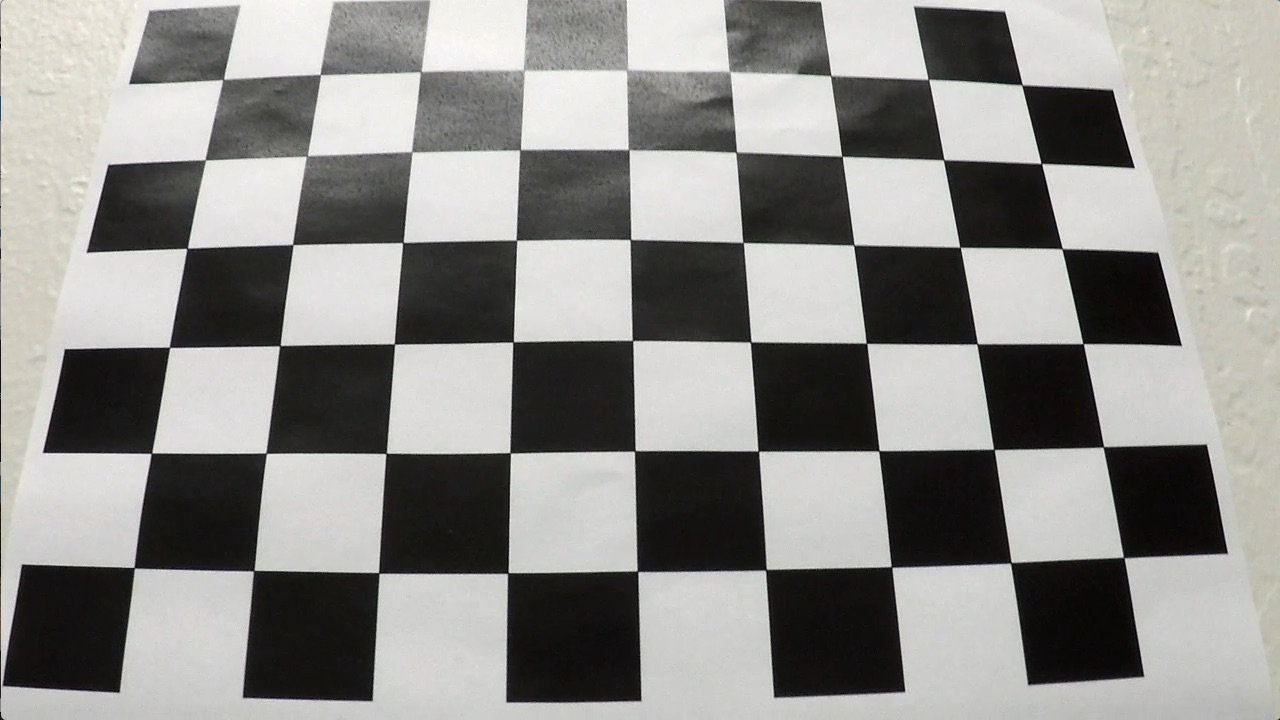
#> input picture camera_cal/calibration3.jpg, 1280 x 720 px
$ python -i main.py   (imports and definitions only)   (older library calls are emulated)
#> lines starting #> are read from the running program, lines starting #| are printed output that depends on the picture; after the words box and inside, x2 and y2 are one past the last pixel; in counts of white or black regions, pixels touching at a corner belong together
import numpy as np
import os
from moviepy.editor import VideoFileClip
import sys
import cv2
import glob
import matplotlib.pyplot as plt
import matplotlib.image as mpimg
from numpy.linalg import inv
import pickle


class Line():
    def __init__(self):
        self.detected = False
        self.X = None
        self.Y = None
        self.base = 0
        self.recent_xfitted = None
        self.radius_of_curvature = None
        self.line_base_pos = None
        self.prev_poly = None
        self.xint = None

    # [77 lines left out: functions find_lane, perspective_transform, not called in this run]

def get_binary_img(img):
    hls = cv2.cvtColor(img, cv2.COLOR_RGB2HLS).astype(np.float)
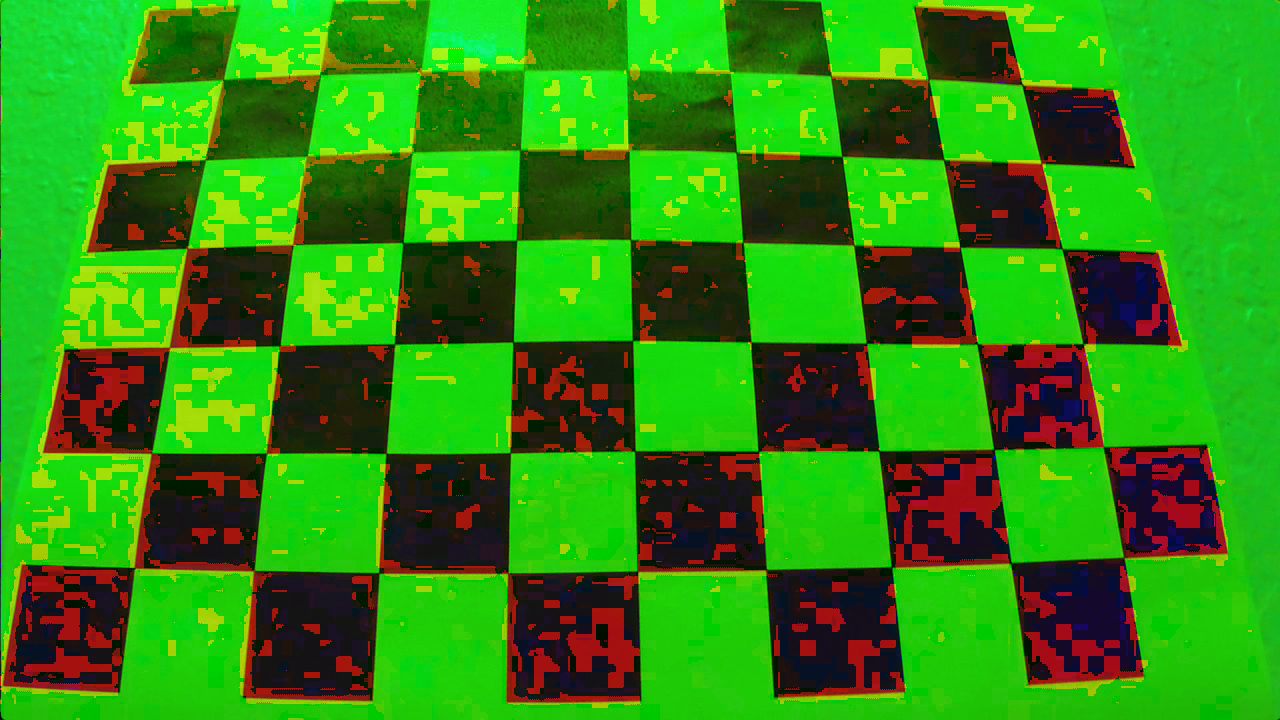
#> hls: shape (720, 1280, 3) float64; mean R, G, B 43.3, 140.2, 15.7

    r_channel = img[:,:,0]
    l_channel = cv2.cvtColor(img, cv2.COLOR_RGB2LUV)[:,:,0]
    s_channel = hls[:,:,2]

    gray = cv2.cvtColor(img, cv2.COLOR_RGB2GRAY)
    gray = cv2.cvtColor(img, cv2.COLOR_RGB2GRAY)

    sobelx = cv2.Sobel(gray, cv2.CV_64F, 1, 0) # Take the derivative in x
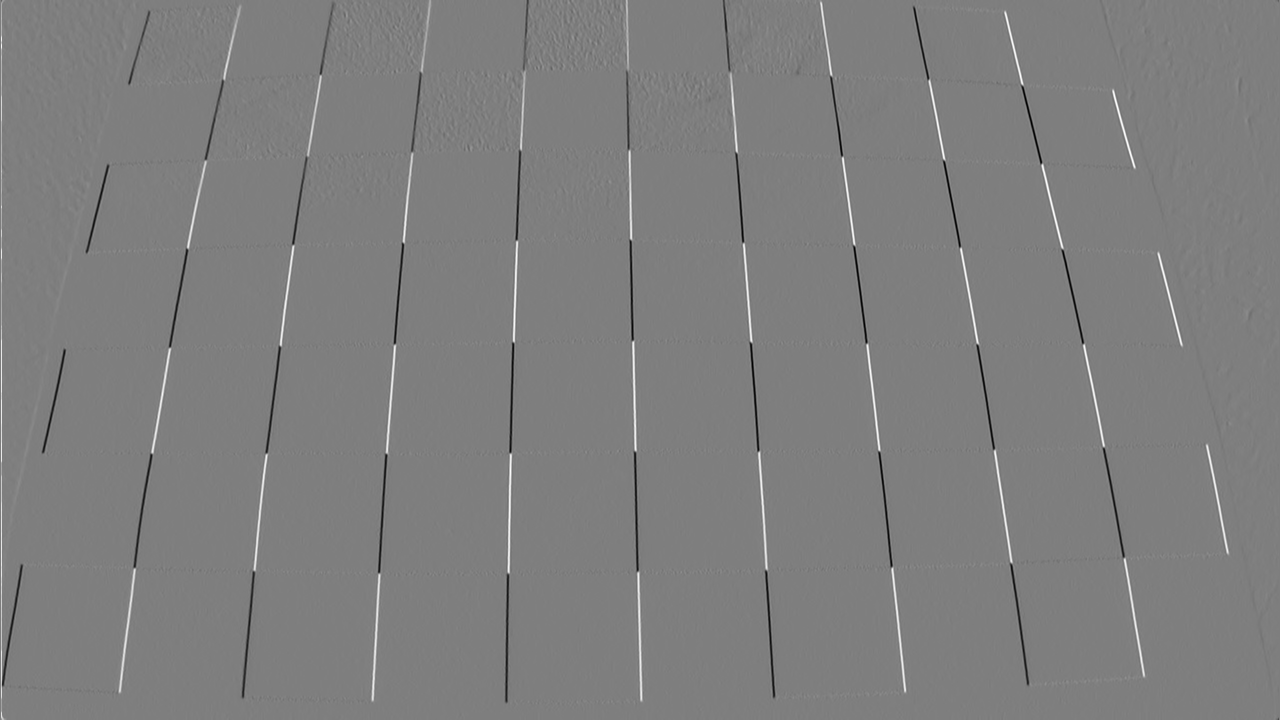
#> sobelx: shape (720, 1280) float64; min -870, max 879, mean 0.3; drawn with min black and max white
    abs_sobelx = np.absolute(sobelx) # Absolute x derivative to accentuate lines away from horizontal
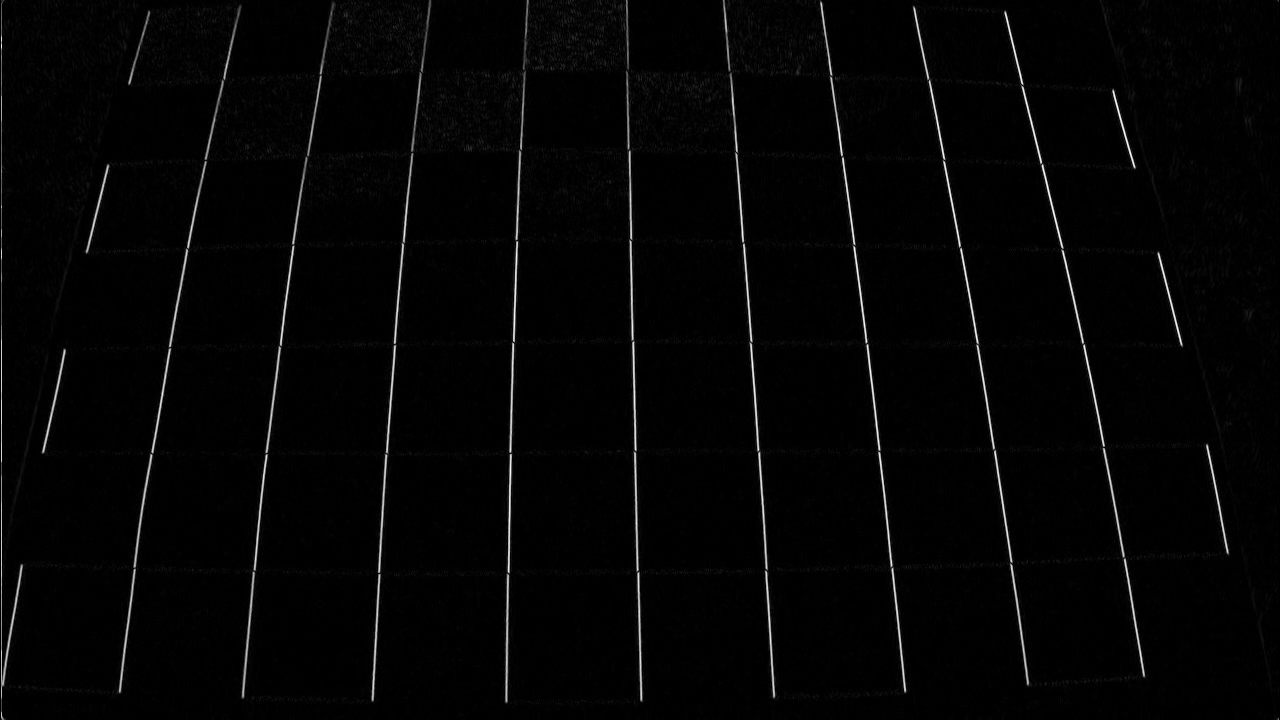
#> abs_sobelx: shape (720, 1280) float64; min 0, max 879, mean 17.1; drawn with min black and max white
    scaled_sobel = np.uint8(255*abs_sobelx/np.max(abs_sobelx))
    sx_binary = np.zeros_like(scaled_sobel)
    sx_binary[(scaled_sobel >=10) & (scaled_sobel <= 255)] = 1


    s_binary = np.zeros_like(s_channel)
    s_binary[(s_channel >= 150) & (s_channel <= 255)] = 1

    r_binary = np.zeros_like(r_channel)
    r_binary[(r_channel >= 200) & (r_channel <= 255)] = 1

    l_binary = np.zeros_like(l_channel)
    l_binary[(l_channel >= 200) & (l_channel <= 255)] = 1

    binary_warped = np.zeros_like(s_binary)
    binary_warped[(sx_binary == 1) & (s_binary == 1) | (r_binary == 1) & (l_binary == 1)] = 1

    return binary_warped

# [30 lines left out: functions undistort, img_process, not called in this run]

objp = np.zeros((6*9,3), np.float32)
objp[:,:2] = np.mgrid[0:9, 0:6].T.reshape(-1,2)
objpoints = []
imgpoints = []
images = glob.glob('camera_cal/*.jpg')
# [7 lines not run here, left out]

left = Line()
right = Line()
right.base = 640
video_output = 'result.mp4'
# [1 line that did not run here, left out]
# [1 line that did not run here, left out]
# [1 line not run here, left out]

>>> import cv2
>>> picture = cv2.cvtColor(cv2.imread('camera_cal/calibration3.jpg'), cv2.COLOR_BGR2RGB)
>>> result = get_binary_img(picture)
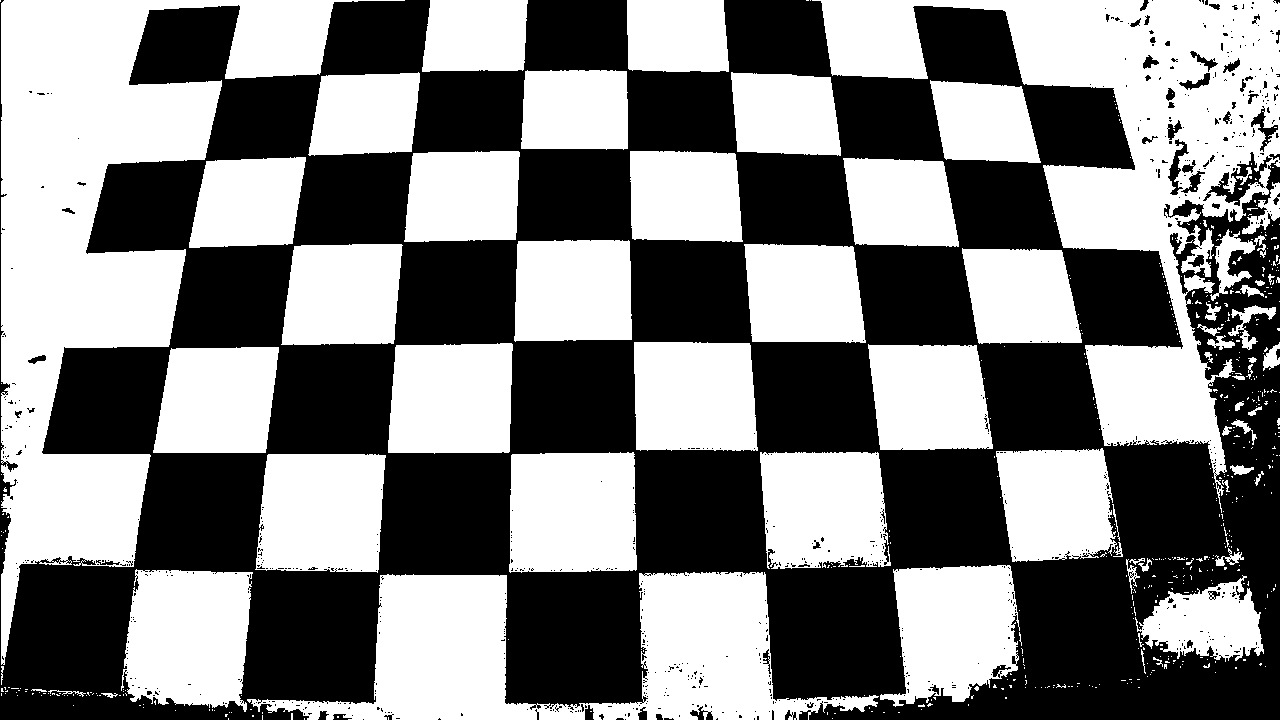
#> result: shape (720, 1280) float64; values 0 (black) and 1 (white), 50.3% white; 771 black regions (711 under 20 px), largest, box (x1, y1, x2, y2) and area: (0, 0, 1280, 720) 451194, (1203, 152, 1272, 206) 1001, (1168, 139, 1189, 195) 390
